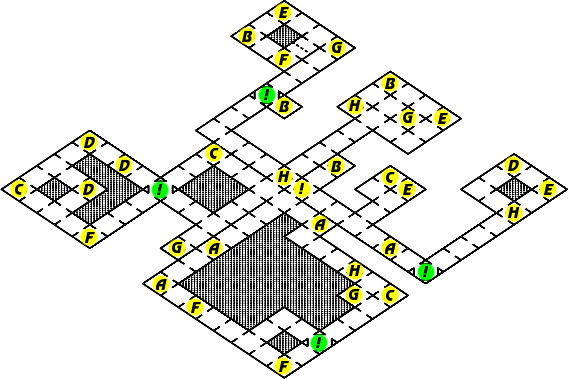
#> input picture reference/items/map.png, 568 x 379 px, found by its file name
$ python read.py 5 5
#> lines starting #> are read from the running program, lines starting #| are printed output that depends on the picture; after the words box and inside, x2 and y2 are one past the last pixel; in counts of white or black regions, pixels touching at a corner belong together
### tools/map/tops.py
"""Find solid block top faces on map.png: the upper half of a 30 px wide
isometric diamond (row widths 2, 6, ..., 30) filled with one colour."""
import numpy as np
from PIL import Image
import os
MAP = os.path.join(os.path.dirname(__file__), '..', '..', 'map.png')


def load(path=MAP):
#> called with path = 'tools/map/../../map.png'
    return np.array(Image.open(path).convert('RGB')).astype(int)
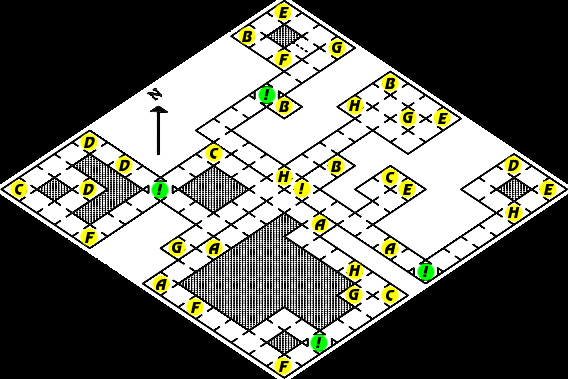
#> returned value: shape (379, 568, 3) int64; mean of channels 0, 1, 2 105.4, 106.4, 99.1; drawn as R, G, B


def colour_codes(img):
    return img[:, :, 0] // 200 * 4 + img[:, :, 1] // 200 * 2 + img[:, :, 2] // 200
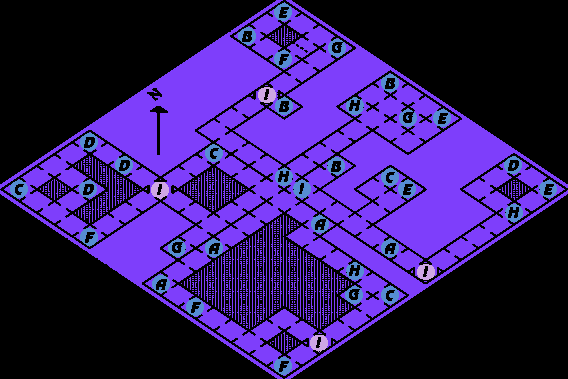
#> returned value: shape (379, 568) int64; 4 distinct labels, from 0 to 7; one colour per label, 0 black


def find_tops(img):
    return find_tops_in(colour_codes(img), (0, 0, img.shape[1], img.shape[0]))


def find_tops_in(code, box):
    """Top faces whose apex lies in box (x0, y0, x1, y1) of the colour codes."""
    x0, y0, x1, y1 = box
    y0, x0 = max(y0, 1), max(x0, 16)
    return [(x + x0 - 16, y + y0 - 1, c) for x, y, c in find_all_tops(code[y0 - 1:y1 + 10, x0 - 16:x1 + 17])
            if x0 <= x + x0 - 16 < x1 and y0 <= y + y0 - 1 < y1]


def find_all_tops(code):
    h, w = code.shape
    lit = code > 0
    hits = []
    ys, xs = np.nonzero(lit[1:-10, :-1] & lit[1:-10, 1:] & ~lit[:-11, :-1] & ~lit[:-11, 1:])
    for y, x in zip(ys + 1, xs):
        colour = code[y, x]
        if x < 16 or x + 17 >= w:
            continue
        if all(is_diamond_row(code[y + k], x - 2 * k, x + 2 + 2 * k, colour) for k in range(7)) \
                and (code[y + 7, x - 14: x + 16] == colour).all():
            hits.append((int(x), int(y), int(colour)))
    return hits


def is_diamond_row(row, start, end, colour):
    return (row[start:end] == colour).all() and row[start - 1] != colour and row[end] != colour


# [3 lines that do not run on import are left out]

### tools/map/lattice.py
"""Isometric lattice of map.png.

A room's origin is its far (north-west) floor corner in map pixels. Moving
one cell east (+x) is (+16, +8) px, one cell south (+z) is (-16, +8) px,
one block of height is -HEIGHT px. On an undisturbed stretch of the map
rooms are ROOM_STEP px apart per room step; graph.py finds where each room
is really drawn."""

CELL_X, CELL_Y = 16, 8
HEIGHT = 12
ROOM_STEP_X, ROOM_STEP_Y = 145, 73
CAULDRON_ORIGIN = (2495, 981)


def room_origin(rx, rz):
    """Where room (rx, rz) would be drawn if the map had no shifted strips."""
    ox, oy = CAULDRON_ORIGIN
    return ox + ROOM_STEP_X * (rx - rz), oy + ROOM_STEP_Y * (rx + rz)

### tools/map/doors.py
"""Door arches on map.png. Every doorway is one arch shared by the two rooms
it joins, drawn in the wall between them. A room's west arch and its north
arch sit at fixed offsets from its origin; its east and south arches are the
west and north arches of the neighbours. The templates are the cauldron
room's two back arches, cut out as lit/unlit masks."""
import numpy as np
from lattice import room_origin

# Bounding boxes of the cauldron room's back arches, relative to its origin.
WEST_BOX = (-88, -12, -50, 37)
NORTH_BOX = (48, -12, 86, 37)
YELLOW = 6


def arch_masks(code):
    ox, oy = room_origin(0, 0)
    return {edge: window(code, ox, oy, box) == YELLOW for edge, box in (('west', WEST_BOX), ('north', NORTH_BOX))}


def window(code, ox, oy, box):
    x0, y0, x1, y1 = box
    return code[oy + y0: oy + y1 + 1, ox + x0: ox + x1 + 1]


def arch_score_at(code, masks, ox, oy, edge):
    """Share of the arch's own pixels lit, and of the gaps between them (row
    by row, within the arch's outline) dark."""
    patch = window(code, ox, oy, WEST_BOX if edge == 'west' else NORTH_BOX)
    mask = masks[edge]
    if patch.shape != mask.shape:
        return 0.0
    care = outline(mask)
    return float(((patch > 0) == mask)[care].mean())


# [8 lines left out: function outline, not called in this run]

### tools/map/read.py
"""First-pass reading of one room off map.png: its colour, block columns and
spike cells. Rooms overlap on the map, so only things drawn in the room's
own colour and sitting on its lattice are kept. The result is a draft to
check against the map with crop.py, not something to paste blind.

usage: read.py X Y   (the room's origin)"""
import json
import sys
from collections import Counter
import numpy as np
from lattice import CELL_X, CELL_Y, HEIGHT
from tops import load, colour_codes, find_tops_in
from doors import arch_masks, arch_score_at, window, WEST_BOX, NORTH_BOX
from arches import THRESHOLD as ARCH_SCORE

# Spike beds show as vertical stripes a few pixels above their floor cell.
SPIKE_LIFT = 8
SPIKE_MIN_STRIPES = 45
# The floor is drawn this many pixels above the block lattice's floor.
FLOOR_LIFT = 3
# Pixels a top face may sit off the room's lattice.
SLACK = 2


def read_room(code, origin):
    colour = room_colour(code, origin)
#> in room_colour, `ox, oy = origin`: ox = 5
#> in room_colour, `masks = arch_masks(code)`: masks = {'west': empty array, 'north': empty array}
#> after the loop in room_colour, `for edge, box in (('west', WEST_BOX), ('north', NORTH_BOX)):`: lit = 0 items
#> colour = 0
    return {
        'origin': list(origin),
        'colour': colour,
        'blocks': read_blocks(code, origin, colour),
        'spikes': read_spikes(code, origin, colour),
    }


def room_colour(code, origin):
    """Commonest colour of the room's own arches or, failing those, of the
    brick corner above its far corner."""
    ox, oy = origin
    masks = arch_masks(code)
    lit = Counter()
    for edge, box in (('west', WEST_BOX), ('north', NORTH_BOX)):
        if arch_score_at(code, masks, ox, oy, edge) >= ARCH_SCORE:
            lit.update(int(c) for c in window(code, ox, oy, box)[masks[edge]] if c)
    if not lit:
        lit.update(int(c) for c in code[oy - 60:oy - 4, ox - 10:ox + 10].ravel() if c)
    return lit.most_common(1)[0][0] if lit else 0


def read_blocks(code, origin, colour):
    """Block columns (x, z, h) whose top face is fully visible."""
    ox, oy = origin
    found = []
    for px, py, top_colour in find_tops_in(code, (ox - 136, oy - 60, ox + 136, oy + 140)):
#> in find_tops_in, `x0, y0, x1, y1 = box`: x0 = -131; y0 = -55; x1 = 141; y1 = 145
#> in find_tops_in, `y0, x0 = max(y0, 1), max(x0, 16)`: y0 = 1; x0 = 16
#> in find_all_tops, `h, w = code.shape`: h = 155; w = 158
#> in find_all_tops, `lit = code > 0`:
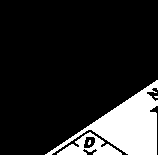
#> lit: shape (155, 158) bool; 15.5% white; 4 white regions (2 under 20 px), largest, box (x1, y1, x2, y2) and area: (45, 80, 158, 155) 3143, (57, 132, 122, 155) 639
        across = round((px + 1 - ox) / CELL_X)
        if top_colour != colour or abs(px + 1 - ox - CELL_X * across) > SLACK:
            continue
        fits = []
        for h in range(1, 5):
            depth = py + 1 - oy + HEIGHT * h
            down = round(depth / CELL_Y)
            x, z = (down + across) // 2, (down - across) // 2
            if (down + across) % 2 == 0 and 0 <= x < 8 and 0 <= z < 8:
                fits.append((abs(depth - CELL_Y * down), [x, z, h]))
        best = min(fits, default=None)
        if best and best[0] <= SLACK:
            found.append(best[1])
    return found


def stripes(code, colour):
    """Pixels at the top of a short vertical stroke of the colour with a dark
    gap on one side: the look of a spike."""
    lit = code == colour
    dark = code == 0
    run = lit[:-2, 1:-1] & lit[1:-1, 1:-1] & lit[2:, 1:-1]
    v = run & ((dark[:-2, :-2] & dark[1:-1, :-2]) | (dark[:-2, 2:] & dark[1:-1, 2:]))
    out = np.zeros_like(lit)
    out[1:-1, 1:-1] = v
    return out


def read_spikes(code, origin, colour):
    if not colour:
        return []
    counts = spike_counts(code, origin, colour)
    return [[x, z] for x in range(8) for z in range(8) if counts[z][x] >= SPIKE_MIN_STRIPES]


def spike_counts(code, origin, colour):
    """Spike-like strokes over each floor cell, as rows of z."""
    ox, oy = origin
    feature = stripes(code, colour)
    counts = [[0] * 8 for _ in range(8)]
    for x in range(8):
        for z in range(8):
            cx = ox + CELL_X * (x - z)
            cy = oy - FLOOR_LIFT + CELL_Y * (x + z + 1) - SPIKE_LIFT
            for dy in range(-8, 9):
                half = 16 - 2 * abs(dy)
                counts[z][x] += int(feature[cy + dy, cx - half:cx + half].sum())
    return counts


if __name__ == '__main__':
    origin = (int(sys.argv[1]), int(sys.argv[2]))
    print(json.dumps(read_room(colour_codes(load()), origin)))
#> after the loop in read_blocks, `for px, py, top_colour in find_tops_in(code, (ox - 136, oy - 60, ox + ..`: found = []
